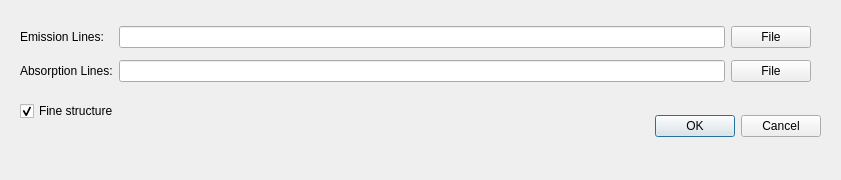
<?xml version="1.0" encoding="UTF-8"?>
<ui version="4.0">
 <class>Dialog</class>
 <widget class="QDialog" name="Dialog">
  <property name="geometry">
   <rect>
    <x>0</x>
    <y>0</y>
    <width>841</width>
    <height>180</height>
   </rect>
  </property>
  <property name="windowTitle">
   <string>Dialog</string>
  </property>
  <widget class="QDialogButtonBox" name="buttonBox">
   <property name="geometry">
    <rect>
     <x>650</x>
     <y>110</y>
     <width>171</width>
     <height>32</height>
    </rect>
   </property>
   <property name="orientation">
    <enum>Qt::Horizontal</enum>
   </property>
   <property name="standardButtons">
    <set>QDialogButtonBox::Cancel|QDialogButtonBox::Ok</set>
   </property>
  </widget>
  <widget class="QCheckBox" name="fine_structure_checkBox">
   <property name="geometry">
    <rect>
     <x>20</x>
     <y>101</y>
     <width>110</width>
     <height>20</height>
    </rect>
   </property>
   <property name="text">
    <string>Fine structure</string>
   </property>
   <property name="checked">
    <bool>true</bool>
   </property>
  </widget>
  <widget class="QWidget" name="">
   <property name="geometry">
    <rect>
     <x>20</x>
     <y>20</y>
     <width>791</width>
     <height>68</height>
    </rect>
   </property>
   <layout class="QGridLayout" name="gridLayout">
    <item row="0" column="0">
     <widget class="QLabel" name="label">
      <property name="text">
       <string>Emission Lines:</string>
      </property>
     </widget>
    </item>
    <item row="0" column="1">
     <widget class="QLineEdit" name="emission_textbox"/>
    </item>
    <item row="0" column="2">
     <widget class="QPushButton" name="em_line_file_select_button">
      <property name="text">
       <string>File</string>
      </property>
     </widget>
    </item>
    <item row="1" column="0">
     <widget class="QLabel" name="label_2">
      <property name="text">
       <string>Absorption Lines:</string>
      </property>
     </widget>
    </item>
    <item row="1" column="1">
     <widget class="QLineEdit" name="absorption_textbox"/>
    </item>
    <item row="1" column="2">
     <widget class="QPushButton" name="abs_line_file_select_button">
      <property name="text">
       <string>File</string>
      </property>
     </widget>
    </item>
   </layout>
  </widget>
 </widget>
 <resources/>
 <connections>
  <connection>
   <sender>buttonBox</sender>
   <signal>accepted()</signal>
   <receiver>Dialog</receiver>
   <slot>accept()</slot>
   <hints>
    <hint type="sourcelabel">
     <x>248</x>
     <y>254</y>
    </hint>
    <hint type="destinationlabel">
     <x>157</x>
     <y>274</y>
    </hint>
   </hints>
  </connection>
  <connection>
   <sender>buttonBox</sender>
   <signal>rejected()</signal>
   <receiver>Dialog</receiver>
   <slot>reject()</slot>
   <hints>
    <hint type="sourcelabel">
     <x>316</x>
     <y>260</y>
    </hint>
    <hint type="destinationlabel">
     <x>286</x>
     <y>274</y>
    </hint>
   </hints>
  </connection>
 </connections>
</ui>
